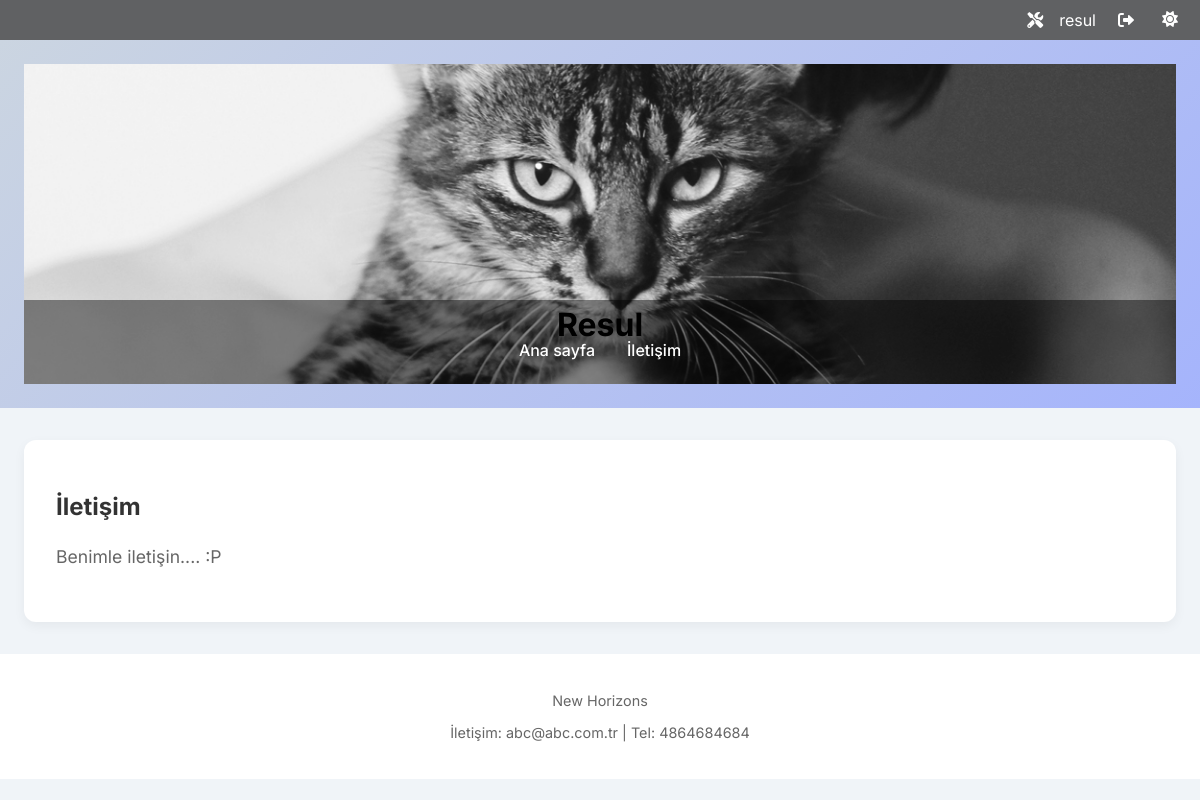
The app's page /sayfa/iletisim/ (signed in) with its own data.
### blog/models.py (models this page shows, shortened)
class SiteSettings(models.Model):
    site_name = models.CharField(max_length=100, default="Blog Sitesi")
    site_description = models.TextField(blank=True)
    site_keywords = models.CharField(max_length=255, blank=True)
    contact_email = models.EmailField(blank=True)
    phone_number = models.CharField(max_length=20, blank=True)
    address = models.TextField(blank=True)
    footer_text = models.CharField(max_length=255, blank=True)
    header_image = models.ImageField(upload_to='headers/', blank=True, null=True)
    class Meta:
        verbose_name = "Site Ayarı"
        verbose_name_plural = "Site Ayarları"

class MenuItem(models.Model):
    title = models.CharField(max_length=100)
    url = models.CharField(max_length=200)
    order = models.PositiveIntegerField(default=0)
    class Meta:
        ordering = ['order']

class StaticPage(models.Model):
    title = models.CharField(max_length=150)
    slug = models.SlugField(unique=True)
    content = RichTextUploadingField()  # CKEditor desteği varsa
    is_published = models.BooleanField(default=True)

### blog/views.py (the view)
# urls.py: path('sayfa/<slug:slug>/', views.static_page, name='static_page')
def static_page(request, slug):
    page = get_object_or_404(StaticPage, slug=slug, is_published=True)
    return render(request, 'blog/static_page.html', {'page': page})

### blog/context_processors.py (called while the page is built)
def site_context(request):
    return {
        'site_settings': SiteSettings.objects.first(),
        'menu_items': MenuItem.objects.all().order_by('order')
    }

### blog/templates/blog/static_page.html (shortened to what this page needs)
{% extends "blog/base.html" %}
{% block content %}
<article class="post">
  <h1>{{ page.title }}</h1>
  <div class="post-content">
    {{ page.content|safe }}
  </div>
</article>
{% endblock %}

### blog/templates/blog/base.html (shortened to what this page needs)
<!DOCTYPE html>
<html lang="tr">
<head>
  {% load static %}
  <link rel="stylesheet" href="{% static 'blog/css/style.css' %}">
  <link rel="stylesheet" href="https://cdnjs.cloudflare.com/ajax/libs/font-awesome/6.0.0/css/all.min.css">
</head>
<body>
<div class="topbar">
  <div class="topbar-right">
    {% if user.is_staff %}
      <a href="/admin/" title="Yönetim"><i class="fas fa-tools"></i></a>
    {% endif %}
    <span title="Kullanıcı">{{ user.username }}</span>
    <form action="{% url 'logout' %}" method="post">
      <button type="submit" title="Çıkış"><i class="fas fa-sign-out-alt"></i></button>
    </form>
    <button id="themeToggle" title="Tema Değiştir"><i class="fas fa-moon"></i></button>
  </div>
</div>
  <header class="site-header">
    {% if site_settings and site_settings.header_image %}
    <div class="header-visual" style="background-image: url('{{ site_settings.header_image.url }}');">
      <div class="header-overlay">
        <div class="header-top">
          <h1 class="site-title"><a href="/">{{ site_settings.site_name }}</a></h1>
        </div>
        <nav class="navbar">
          <ul class="nav-menu">
            {% for item in menu_items %}
              <li><a href="{{ item.url }}">{{ item.title }}</a></li>
            {% endfor %}
          </ul>
        </nav>
      </div>
    </div>
    {% endif %}
  </header>
  <main class="main-content">
    {% block content %}{% endblock %}
  </main>
  <footer class="site-footer">
  <p>{{ site_settings.footer_text }}</p>
  <p>İletişim: {{ site_settings.contact_email }} | Tel: {{ site_settings.phone_number }}</p>
  </footer>
</body>
</html>

### blog/static/blog/css/style.css (style rules this page uses)
[data-theme="light"] { --bg-dark: #f0f4f8; --card-bg: #ffffff; --text-primary: #333333; --text-secondary: #666666; --accent: #7a8fa6; --accent-hover: #5a6e82; --text-light: #000000; --header-bg: linear-gradient(135deg, #cbd5e1 0%, #a5b4fc 100%); }
body { font-family: 'Inter', sans-serif; background-color: var(--bg-dark); color: var(--text-primary); margin: 0; padding: 0; transition: all 0.3s ease; }
.site-header { background: var(--header-bg); padding: 1.5rem; display: flex; justify-content: space-between; align-items: center; color: var(--text-light); }
.site-header h1 a { color: var(--text-light); text-decoration: none; }
.main-content { max-width: 1200px; margin: 2rem auto; padding: 0 1.5rem; background-color: var(--bg-dark); }
.post { background-color: var(--card-bg); padding: 1.5rem; margin-bottom: 1.5rem; border-radius: 10px; box-shadow: 0 4px 6px rgba(0,0,0,0.05); }
.site-footer { background-color: var(--card-bg); text-align: center; padding: 1.5rem; color: var(--text-secondary); font-size: 0.8rem; margin-top: 2rem; }
a { color: var(--accent); text-decoration: none; transition: color 0.3s ease; }
.site-header h1 { flex-grow: 1; text-align: center; margin: 0; }
.post { background: var(--card-bg); border-radius: 12px; padding: 2rem; margin-bottom: 2rem; box-shadow: 0 4px 12px rgba(0, 0, 0, 0.05); }
.post-content { font-size: 1.1rem; line-height: 1.8; color: var(--text-secondary); }
.site-header { margin-bottom: 2rem; }
.header-visual { width: 100%; height: 320px; background-size: cover; background-position: center; position: relative; color: white; display: flex; align-items: flex-end; }
.header-overlay { width: 100%; background: rgba(0, 0, 0, 0.45); padding: 1.5rem 2rem; box-sizing: border-box; display: flex; flex-direction: column; align-items: center; }
.header-top { width: 100%; display: flex; justify-content: space-between; align-items: center; flex-wrap: wrap; margin-bottom: 1rem; position: relative; }
.site-title { font-size: 2rem; margin: 0; position: absolute; left: 50%; transform: translateX(-50%); }
.site-title a { color: white; text-decoration: none; }
.navbar .nav-menu { display: flex; justify-content: center; gap: 2rem; list-style: none; padding: 0; margin: 0; flex-wrap: wrap; }
.navbar .nav-menu a { color: white; text-decoration: none; font-weight: 500; }
.main-content { max-width: 1200px; margin: 2rem auto; padding: 0 1.5rem; }
.site-footer { text-align: center; padding: 1.5rem; margin-top: 2rem; color: var(--text-secondary); font-size: 0.9rem; }
.topbar { background: rgba(0, 0, 0, 0.6); color: white; height: 40px; display: flex; justify-content: flex-end; align-items: center; padding: 0 1rem; position: relative; z-index: 10; }
.topbar-right { display: flex; align-items: center; gap: 1rem; }
.topbar-right i, .topbar-right span, .topbar-right button, .topbar-right a { color: white; font-size: 1rem; background: transparent; border: none; cursor: pointer; }

### records on screen
SiteSettings: header_image (picture), site_name "Resul", footer_text "New Horizons", contact_email "abc@abc.com.tr", phone_number "4864684684"
MenuItem: title "Ana sayfa"
MenuItem: title "İletişim"
StaticPage: title "İletişim", content "Benimle iletişin.... :P"

### other values on screen
{{ user.username }} "resul"
